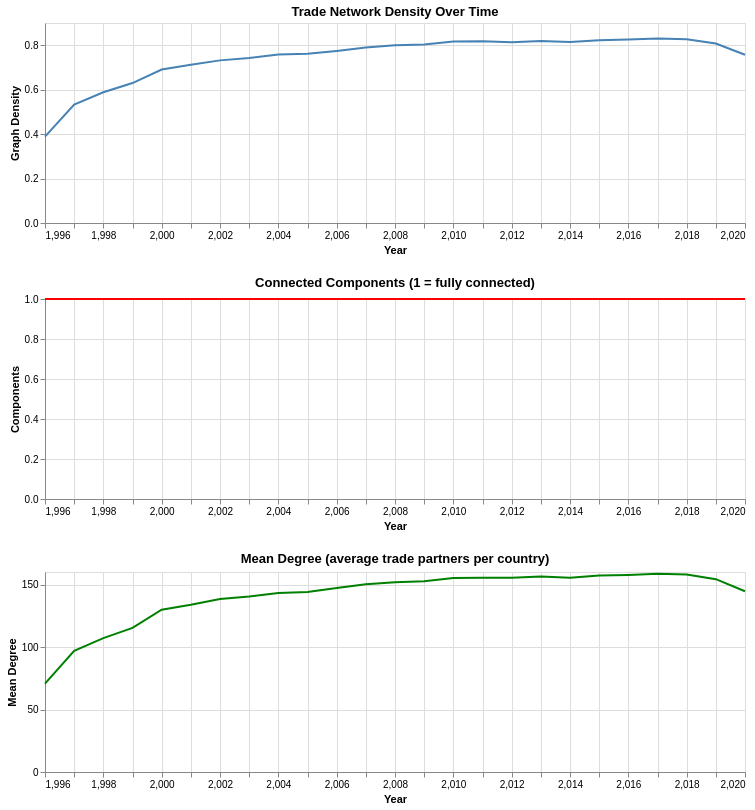

Notebook cell for this chart:
### Code cell
# Network evolution visualizations
p1 = network_stats |> @vlplot(width=700, height=200,
    title="Trade Network Density Over Time",
    mark={:line, strokeWidth=2, color="steelblue"},
    x={field=:year, type=:quantitative, title="Year"},
    y={field=:density, type=:quantitative, title="Graph Density"})

p2 = network_stats |> @vlplot(width=700, height=200,
    title="Connected Components (1 = fully connected)",
    mark={:line, strokeWidth=2, color="red"},
    x={field=:year, type=:quantitative, title="Year"},
    y={field=:n_components, type=:quantitative, title="Components"})

p3 = network_stats |> @vlplot(width=700, height=200,
    title="Mean Degree (average trade partners per country)",
    mark={:line, strokeWidth=2, color="green"},
    x={field=:year, type=:quantitative, title="Year"},
    y={field=:mean_degree, type=:quantitative, title="Mean Degree"})

[p1; p2; p3]

### Figure 1 — Vega specification as saved in the notebook (floating-point values rounded to 4 significant figures)
{"$schema": "https://vega.github.io/schema/vega/v5.json", "background": "white", "data": [{"format": {}, "name": "source_0", "values": [{"density": 0.3885, "max_degree": 182, "mean_degree": 70.7, "n_components": 1, "n_edges": 6469, "n_nodes": 183, "total_trade": 4685000000.0, "year": 1996}, {"density": 0.5328, "max_degree": 182, "mean_degree": 96.97, "n_components": 1, "n_edges": 8873, "n_nodes": 183, "total_trade": 5095000000.0, "year": 1997}, {"density": 0.5882, "max_degree": 182, "mean_degree": 107.1, "n_components": 1, "n_edges": 9796, "n_nodes": 183, "total_trade": 5090000000.0, "year": 1998}, {"density": 0.6297, "max_degree": 183, "mean_degree": 115.2, "n_components": 1, "n_edges": 10602, "n_nodes": 184, "total_trade": 5344000000.0, "year": 1999}, {"density": 0.6909, "max_degree": 188, "mean_degree": 129.9, "n_components": 1, "n_edges": 12274, "n_nodes": 189, "total_trade": 6051000000.0, "year": 2000}, {"density": 0.7116, "max_degree": 188, "mean_degree": 133.8, "n_components": 1, "n_edges": 12643, "n_nodes": 189, "total_trade": 5891000000.0, "year": 2001}, {"density": 0.7318, "max_degree": 189, "mean_degree": 138.3, "n_components": 1, "n_edges": 13140, "n_nodes": 190, "total_trade": 6193000000.0, "year": 2002}, {"density": 0.7428, "max_degree": 189, "mean_degree": 140.4, "n_components": 1, "n_edges": 13337, "n_nodes": 190, "total_trade": 7197000000.0, "year": 2003}, {"density": 0.7581, "max_degree": 189, "mean_degree": 143.3, "n_components": 1, "n_edges": 13612, "n_nodes": 190, "total_trade": 8666000000.0, "year": 2004}, {"density": 0.7615, "max_degree": 189, "mean_degree": 143.9, "n_components": 1, "n_edges": 13672, "n_nodes": 190, "total_trade": 9848000000.0, "year": 2005}, {"density": 0.7744, "max_degree": 190, "mean_degree": 147.1, "n_components": 1, "n_edges": 14051, "n_nodes": 191, "total_trade": 11380000000.0, "year": 2006}, {"density": 0.7901, "max_degree": 190, "mean_degree": 150.1, "n_components": 1, "n_edges": 14337, "n_nodes": 191, "total_trade": 13190000000.0, "year": 2007}, {"density": 0.7994, "max_degree": 190, "mean_degree": 151.9, "n_components": 1, "n_edges": 14505, "n_nodes": 191, "total_trade": 15240000000.0, "year": 2008}, {"density": 0.8032, "max_degree": 190, "mean_degree": 152.6, "n_components": 1, "n_edges": 14574, "n_nodes": 191, "total_trade": 11670000000.0, "year": 2009}, {"density": 0.8169, "max_degree": 190, "mean_degree": 155.2, "n_components": 1, "n_edges": 14822, "n_nodes": 191, "total_trade": 14160000000.0, "year": 2010}, {"density": 0.8184, "max_degree": 190, "mean_degree": 155.5, "n_components": 1, "n_edges": 14849, "n_nodes": 191, "total_trade": 16840000000.0, "year": 2011}, {"density": 0.8134, "max_degree": 191, "mean_degree": 155.4, "n_components": 1, "n_edges": 14914, "n_nodes": 192, "total_trade": 16830000000.0, "year": 2012}, {"density": 0.8192, "max_degree": 191, "mean_degree": 156.5, "n_components": 1, "n_edges": 15020, "n_nodes": 192, "total_trade": 17090000000.0, "year": 2013}, {"density": 0.8141, "max_degree": 191, "mean_degree": 155.5, "n_components": 1, "n_edges": 14927, "n_nodes": 192, "total_trade": 17280000000.0, "year": 2014}, {"density": 0.8225, "max_degree": 191, "mean_degree": 157.1, "n_components": 1, "n_edges": 15082, "n_nodes": 192, "total_trade": 15060000000.0, "year": 2015}, {"density": 0.8254, "max_degree": 191, "mean_degree": 157.6, "n_components": 1, "n_edges": 15134, "n_nodes": 192, "total_trade": 14700000000.0, "year": 2016}, {"density": 0.8304, "max_degree": 191, "mean_degree": 158.6, "n_components": 1, "n_edges": 15227, "n_nodes": 192, "total_trade": 16450000000.0, "year": 2017}, {"density": 0.8272, "max_degree": 191, "mean_degree": 158.0, "n_components": 1, "n_edges": 15167, "n_nodes": 192, "total_trade": 17870000000.0, "year": 2018}, {"density": 0.8076, "max_degree": 191, "mean_degree": 154.3, "n_components": 1, "n_edges": 14809, "n_nodes": 192, "total_trade": 17360000000.0, "year": 2019}, {"density": 0.7571, "max_degree": 191, "mean_degree": 144.6, "n_components": 1, "n_edges": 13883, "n_nodes": 192, "total_trade": 16020000000.0, "year": 2020}]}, {"name": "data_0", "source": "source_0", "transform": [{"as": "year", "expr": "toNumber(datum[\"year\"])", "type": "formula"}]}], "layout": {"align": "each", "bounds": "full", "columns": 1, "padding": 20}, "marks": [{"axes": [{"aria": false, "domain": false, "grid": true, "gridScale": "concat_0_y", "labels": false, "maxExtent": 0, "minExtent": 0, "orient": "bottom", "scale": "concat_0_x", "tickCount": {"signal": "ceil(width/40)"}, "ticks": false, "zindex": 0}, {"aria": false, "domain": false, "grid": true, "gridScale": "concat_0_x", "labels": false, "maxExtent": 0, "minExtent": 0, "orient": "left", "scale": "concat_0_y", "tickCount": {"signal": "ceil(childHeight/40)"}, "ticks": false, "zindex": 0}, {"grid": false, "labelFlush": true, "labelOverlap": true, "orient": "bottom", "scale": "concat_0_x", "tickCount": {"signal": "ceil(width/40)"}, "title": "Year", "zindex": 0}, {"grid": false, "labelOverlap": true, "orient": "left", "scale": "concat_0_y", "tickCount": {"signal": "ceil(childHeight/40)"}, "title": "Graph Density", "zindex": 0}], "encode": {"update": {"height": {"signal": "childHeight"}, "width": {"signal": "width"}}}, "marks": [{"encode": {"update": {"defined": {"signal": "isValid(datum[\"year\"]) && isFinite(+datum[\"year\"]) && isValid(datum[\"density\"]) && isFinite(+datum[\"density\"])"}, "description": {"signal": "\"Year: \" + (format(datum[\"year\"], \"\")) + \"; Graph Density: \" + (format(datum[\"density\"], \"\"))"}, "stroke": {"value": "steelblue"}, "strokeWidth": {"value": 2}, "x": {"field": "year", "scale": "concat_0_x"}, "y": {"field": "density", "scale": "concat_0_y"}}}, "from": {"data": "data_0"}, "name": "concat_0_marks", "sort": {"field": "datum[\"year\"]"}, "style": ["line"], "type": "line"}], "name": "concat_0_group", "style": "cell", "title": {"frame": "group", "text": "Trade Network Density Over Time"}, "type": "group"}, {"axes": [{"aria": false, "domain": false, "grid": true, "gridScale": "concat_1_y", "labels": false, "maxExtent": 0, "minExtent": 0, "orient": "bottom", "scale": "concat_1_x", "tickCount": {"signal": "ceil(width/40)"}, "ticks": false, "zindex": 0}, {"aria": false, "domain": false, "grid": true, "gridScale": "concat_1_x", "labels": false, "maxExtent": 0, "minExtent": 0, "orient": "left", "scale": "concat_1_y", "tickCount": {"signal": "ceil(childHeight/40)"}, "ticks": false, "zindex": 0}, {"grid": false, "labelFlush": true, "labelOverlap": true, "orient": "bottom", "scale": "concat_1_x", "tickCount": {"signal": "ceil(width/40)"}, "title": "Year", "zindex": 0}, {"grid": false, "labelOverlap": true, "orient": "left", "scale": "concat_1_y", "tickCount": {"signal": "ceil(childHeight/40)"}, "title": "Components", "zindex": 0}], "encode": {"update": {"height": {"signal": "childHeight"}, "width": {"signal": "width"}}}, "marks": [{"encode": {"update": {"defined": {"signal": "isValid(datum[\"year\"]) && isFinite(+datum[\"year\"]) && isValid(datum[\"n_components\"]) && isFinite(+datum[\"n_components\"])"}, "description": {"signal": "\"Year: \" + (format(datum[\"year\"], \"\")) + \"; Components: \" + (format(datum[\"n_components\"], \"\"))"}, "stroke": {"value": "red"}, "strokeWidth": {"value": 2}, "x": {"field": "year", "scale": "concat_1_x"}, "y": {"field": "n_components", "scale": "concat_1_y"}}}, "from": {"data": "data_0"}, "name": "concat_1_marks", "sort": {"field": "datum[\"year\"]"}, "style": ["line"], "type": "line"}], "name": "concat_1_group", "style": "cell", "title": {"frame": "group", "text": "Connected Components (1 = fully connected)"}, "type": "group"}, {"axes": [{"aria": false, "domain": false, "grid": true, "gridScale": "concat_2_y", "labels": false, "maxExtent": 0, "minExtent": 0, "orient": "bottom", "scale": "concat_2_x", "tickCount": {"signal": "ceil(width/40)"}, "ticks": false, "zindex": 0}, {"aria": false, "domain": false, "grid": true, "gridScale": "concat_2_x", "labels": false, "maxExtent": 0, "minExtent": 0, "orient": "left", "scale": "concat_2_y", "tickCount": {"signal": "ceil(childHeight/40)"}, "ticks": false, "zindex": 0}, {"grid": false, "labelFlush": true, "labelOverlap": true, "orient": "bottom", "scale": "concat_2_x", "tickCount": {"signal": "ceil(width/40)"}, "title": "Year", "zindex": 0}, {"grid": false, "labelOverlap": true, "orient": "left", "scale": "concat_2_y", "tickCount": {"signal": "ceil(childHeight/40)"}, "title": "Mean Degree", "zindex": 0}], "encode": {"update": {"height": {"signal": "childHeight"}, "width": {"signal": "width"}}}, "marks": [{"encode": {"update": {"defined": {"signal": "isValid(datum[\"year\"]) && isFinite(+datum[\"year\"]) && isValid(datum[\"mean_degree\"]) && isFinite(+datum[\"mean_degree\"])"}, "description": {"signal": "\"Year: \" + (format(datum[\"year\"], \"\")) + \"; Mean Degree: \" + (format(datum[\"mean_degree\"], \"\"))"}, "stroke": {"value": "green"}, "strokeWidth": {"value": 2}, "x": {"field": "year", "scale": "concat_2_x"}, "y": {"field": "mean_degree", "scale": "concat_2_y"}}}, "from": {"data": "data_0"}, "name": "concat_2_marks", "sort": {"field": "datum[\"year\"]"}, "style": ["line"], "type": "line"}], "name": "concat_2_group", "style": "cell", "title": {"frame": "group", "text": "Mean Degree (average trade partners per country)"}, "type": "group"}], "padding": 5, "scales": [{"domain": {"data": "data_0", "field": "year"}, "name": "concat_0_x", "nice": true, "range": [0, {"signal": "width"}], "type": "linear", "zero": false}, {"domain": {"data": "data_0", "field": "density"}, "name": "concat_0_y", "nice": true, "range": [{"signal": "childHeight"}, 0], "type": "linear", "zero": true}, {"domain": {"data": "data_0", "field": "year"}, "name": "concat_1_x", "nice": true, "range": [0, {"signal": "width"}], "type": "linear", "zero": false}, {"domain": {"data": "data_0", "field": "n_components"}, "name": "concat_1_y", "nice": true, "range": [{"signal": "childHeight"}, 0], "type": "linear", "zero": true}, {"domain": {"data": "data_0", "field": "year"}, "name": "concat_2_x", "nice": true, "range": [0, {"signal": "width"}], "type": "linear", "zero": false}, {"domain": {"data": "data_0", "field": "mean_degree"}, "name": "concat_2_y", "nice": true, "range": [{"signal": "childHeight"}, 0], "type": "linear", "zero": true}], "signals": [{"name": "childHeight", "value": 200}], "width": 700}
